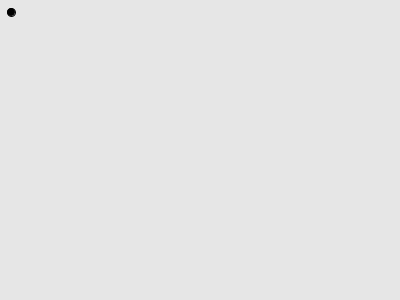
Frame 1 (no input)
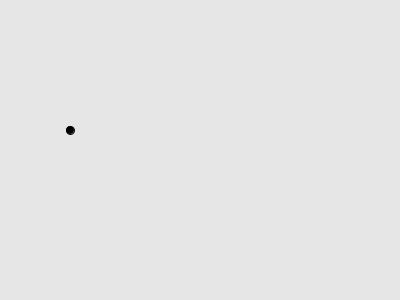
Frame 60 (the mouse pressed at the canvas centre just before this capture)
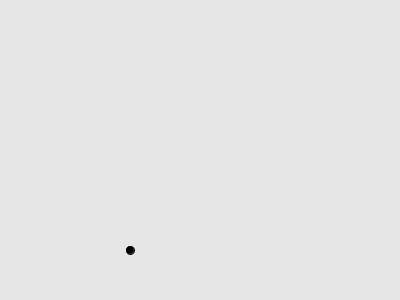
Frame 120 (the mouse held since frame 60 and released just before this capture)

The Processing sketch that drew these frames (run headless with seeded random() and noise(); from frame 60 on, the mouse is pressed at the canvas centre):

// Processing sketch: sketch01
// ── sketch01.pde
void setup() {
  size(400, 300);
  background(230, 230, 230);
}

float x = 10;
float y = 10;

float dx = 1;
float dy = 2;

void draw() {
  if (x > width) {
    dx = -1;
  } else if (x < 0) {
    dx = 1;
  }
  if (y > height) {
    dy = -2;
  } else if (y < 0) {
    dy = 2;
  }

  x = x + dx;
  y = y + dy;

  stroke(0, 0, 0);
  fill(0, 0, 0);

  background(230, 230, 230);
  ellipse(x, y, 8, 8);
}
